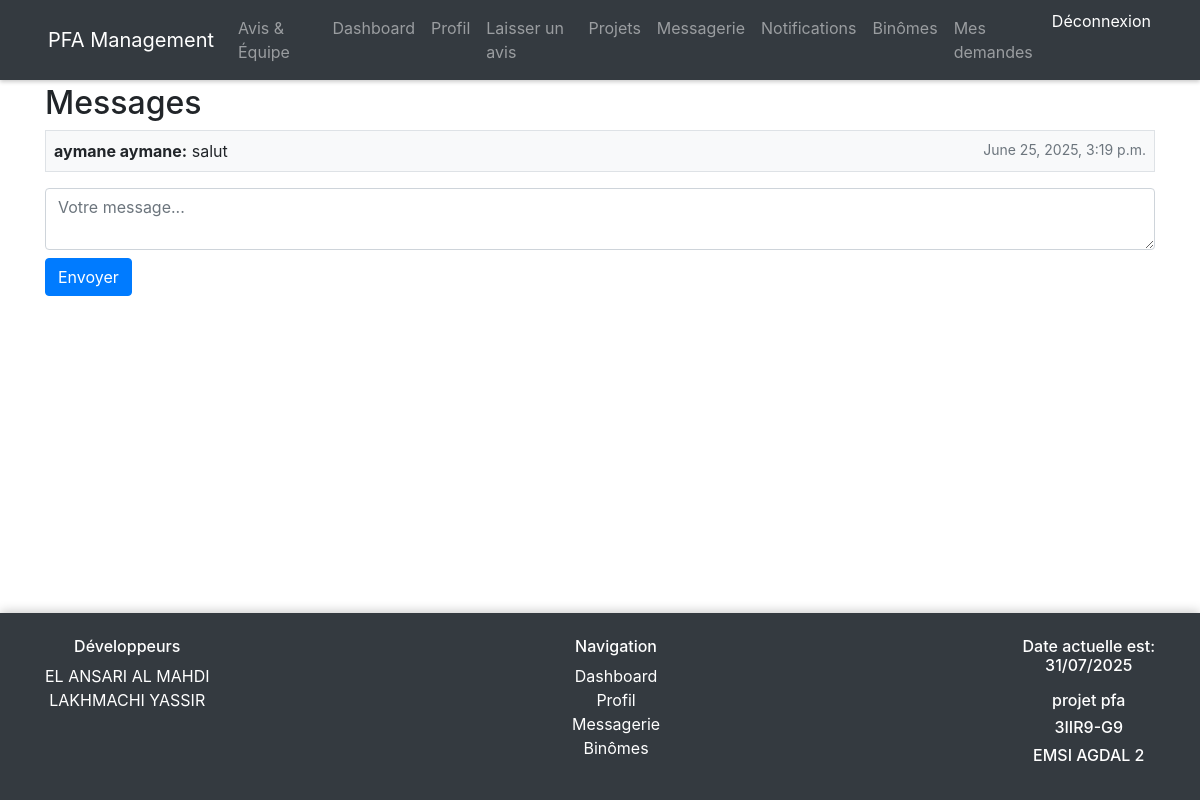
The app's page /messaging/2/ (signed in) with its own data.
### messaging/models.py (models this page shows)
class Message(models.Model):
    conversation = models.ForeignKey(Conversation, on_delete=models.CASCADE, related_name='messages')
    sender = models.ForeignKey(settings.AUTH_USER_MODEL, on_delete=models.CASCADE)
    content = models.TextField()
    timestamp = models.DateTimeField(auto_now_add=True)
    is_read = models.BooleanField(default=False)
    class Meta:
        ordering = ['-timestamp']

### accounts/models.py (models this page shows, shortened)
class User(AbstractUser):
    USER_TYPE_CHOICES = [
        ('student', 'Étudiant'),
        ('teacher', 'Professeur'),
        ('admin', 'Administrateur'),
    ]
    user_type = models.CharField(max_length=10, choices=USER_TYPE_CHOICES, default='student')
    phone = models.CharField(max_length=15, blank=True)
    profile_picture = models.ImageField(upload_to='profile_pics/')
    bio = models.TextField(max_length=500, blank=True)

### messaging/views.py (the view, shortened to what this page needs)
# urls.py: path('<int:pk>/', views.ConversationDetailView.as_view(), name='detail'),
class ConversationDetailView(LoginRequiredMixin, View):
    def get(self, request, pk):
        conversation = get_object_or_404(Conversation, pk=pk)
        if request.user not in conversation.participants.all():
            return redirect('messaging:list')  # Sécurité : l'utilisateur n'est pas dans cette conversation
        return render(request, 'messaging/conversation_detail.html', {
            'conversation': conversation
        })

### pfa_project/templates/messaging/conversation_detail.html (shortened to what this page needs)
{% extends 'base.html' %}
{% block content %}
<h2>Messages</h2>
<div>
    {% for message in conversation.messages.all %}
        <div class="border p-2 mb-1 {% if message.sender == request.user %}bg-light{% endif %}">
            <strong>{{ message.sender.get_full_name }}:</strong>
            {{ message.content }}
            <small class="text-muted float-right">{{ message.timestamp }}</small>
        </div>
    {% endfor %}
</div>
<form method="post">
    <textarea name="content" class="form-control mt-3" placeholder="Votre message..."></textarea>
    <button class="btn btn-primary mt-2">Envoyer</button>
</form>
{% endblock %}

### pfa_project/static/css/style.css (style rules this page uses)
body { padding-top: 60px; background-color: #f8f9fa; }
body { padding-bottom: 100px; }
* { margin: 0; padding: 0; box-sizing: border-box; }
html, body { height: 100%; }
body { display: flex; flex-direction: column; font-family: Arial, sans-serif; }

### records on screen
Message: sender.get_full_name "aymane aymane", content "salut", timestamp "June 25, 2025, 3:19 p.m."
